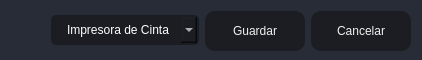
                    <widget class="QFrame" name="frame_2">
                     <property name="minimumSize">
                      <size>
                       <width>0</width>
                       <height>60</height>
                      </size>
                     </property>
                     <property name="maximumSize">
                      <size>
                       <width>16777215</width>
                       <height>60</height>
                      </size>
                     </property>
                     <property name="styleSheet">
                      <string notr="true">background-color: rgb(39, 44, 54);
border-radius: 5px;</string>
                     </property>
                     <property name="frameShape">
                      <enum>QFrame::StyledPanel</enum>
                     </property>
                     <property name="frameShadow">
                      <enum>QFrame::Raised</enum>
                     </property>
                     <layout class="QHBoxLayout" name="horizontalLayout_9">
                      <item>
                       <layout class="QGridLayout" name="gridLayout">
                        <item row="0" column="3">
                         <widget class="QPushButton" name="btnr">
                          <property name="minimumSize">
                           <size>
                            <width>100</width>
                            <height>40</height>
                           </size>
                          </property>
                          <property name="styleSheet">
                           <string notr="true">QPushButton {
	border-color: rgb(27, 29, 35);
	font: 75 10pt &quot;MS Shell Dlg 2&quot;;
	color: rgb(240, 240, 240);
	background-color: rgb(27, 29, 35);
	border: 0px solid;
	border-radius: 10px;	
}
QPushButton:hover {
	background-color:rgb(44, 49, 60);
	border-color: rgb(27, 29, 35);
	border: 2px solid;
}</string>
                          </property>
                          <property name="text">
                           <string>Cancelar</string>
                          </property>
                         </widget>
                        </item>
                        <item row="0" column="0">
                         <spacer name="horizontalSpacer">
                          <property name="orientation">
                           <enum>Qt::Horizontal</enum>
                          </property>
                          <property name="sizeHint" stdset="0">
                           <size>
                            <width>40</width>
                            <height>20</height>
                           </size>
                          </property>
                         </spacer>
                        </item>
                        <item row="0" column="2">
                         <widget class="QPushButton" name="btn_guardar">
                          <property name="minimumSize">
                           <size>
                            <width>100</width>
                            <height>40</height>
                           </size>
                          </property>
                          <property name="styleSheet">
                           <string notr="true">QPushButton {
	border-color: rgb(27, 29, 35);
	font: 75 10pt &quot;MS Shell Dlg 2&quot;;
	color: rgb(240, 240, 240);
	background-color: rgb(27, 29, 35);
	border: 0px solid;
	border-radius: 10px;	
}
QPushButton:hover {
	background-color:rgb(44, 49, 60);
	border-color: rgb(27, 29, 35);
	border: 2px solid;
}</string>
                          </property>
                          <property name="text">
                           <string>Guardar</string>
                          </property>
                         </widget>
                        </item>
                        <item row="0" column="1">
                         <widget class="QComboBox" name="comboBox_impresora">
                          <property name="styleSheet">
                           <string notr="true">QComboBox{
	background-color: rgb(27, 29, 35);
	border-radius: 5px;
	border: 2px solid rgb(27, 29, 35);
	padding: 5px;
	padding-left: 14px;
	color: rgb(255, 255, 255);
    font: 75 12pt &quot;MS Shell Dlg 2&quot;;
}
QComboBox:hover{
	border: 2px solid rgb(64, 71, 88);
}
QComboBox QAbstractItemView {
	color: rgb(85, 170, 255);	
	background-color: rgb(27, 29, 35);
	padding: 10px;
	selection-background-color: rgb(39, 44, 54);
}</string>
                          </property>
                          <item>
                           <property name="text">
                            <string>Impresora de Cinta</string>
                           </property>
                          </item>
                          <item>
                           <property name="text">
                            <string>Impresora Windows</string>
                           </property>
                          </item>
                         </widget>
                        </item>
                       </layout>
                      </item>
                     </layout>
                    </widget>
